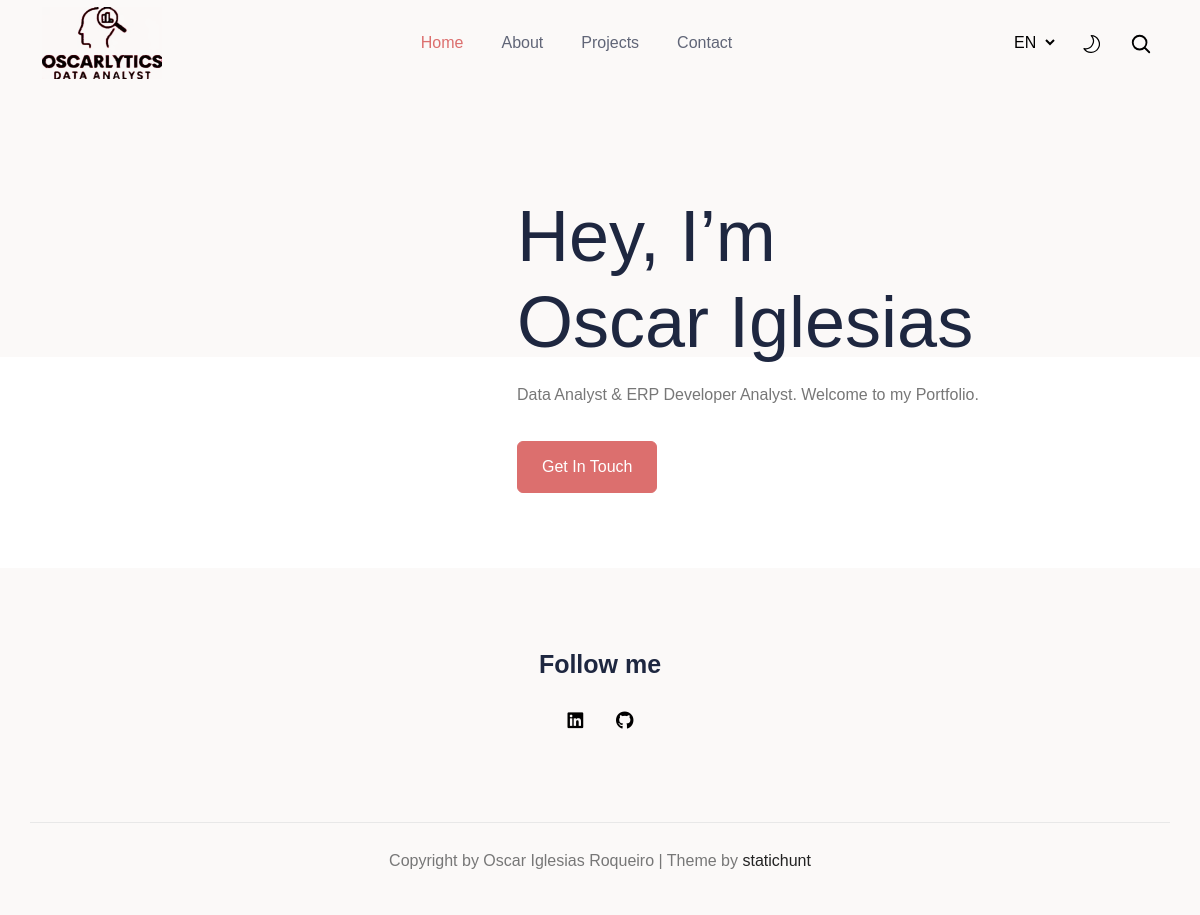
The app's page /index/ with its own data.
### portfolio/models.py (models this page shows, shortened)
class Content(db.Model):
    __tablename__ = 'portfolio_content'
    id = db.Column(db.Integer, primary_key=True)
    template = db.Column(db.String(20), index=True)
    variable = db.Column(db.String(20), index=True)
    languageid = db.Column(db.Integer, db.ForeignKey('languages.id', name='fk_languageid'))
    value = db.Column(db.String(250))
    link = db.Column(db.String(150))
    def get_value(tem, lang, var) -> dict:
        langid = Languages.query.filter(Languages.language == lang).first().id
        cont = Content.query.filter(Content.template == tem, Content.languageid == langid,
                                    Content.variable == var).first()
        if cont:
            d = dict()
            d['value'] = cont.value
            d['link'] = cont.link
        return d

### portfolio/routes.py (the view)
@portfolio.route('/')
@portfolio.route('/index/')
@portfolio.route('/<lang>/index/')
def index(lang=None):
    if lang is None:
        lang = 'en'  # Set a default language if lang is not provided
    menu_home = Content.get_value('',lang,'menu_home')['value']
    menu_about = Content.get_value('',lang,'menu_about')['value']
    menu_contact = Content.get_value('',lang,'menu_contact')['value']
    menu_projects = Content.get_value('',lang,'menu_projects')['value']
    get_touch = Content.get_value('',lang,'get_touch')['value']
    foot = Content.get_value('',lang,'foot')['value']
    if lang == 'en':
        hello = "Hey, I’m"
        name = 'Oscar Iglesias'
        subtitle = 'Data Analyst & ERP Developer Analyst. Welcome to my Portfolio.'
    elif lang == 'es':
        hello = 'Hola, soy'
        name = 'Oscar Iglesias'
        subtitle = 'Analista de Datos & Analista Desarrollador de ERP. Bienvenid@ a mi Portfolio.'
    return render_template('index.html', lang=lang, languages=languages,
                           menu_home=menu_home, menu_about=menu_about,
                           menu_contact=menu_contact, menu_projects=menu_projects,
                           hello=hello, name=name, subtitle=subtitle, get_touch=get_touch,
                           foot=foot)

### portfolio/templates/index.html
{% extends 'base.html' %}
{% block content %}
    <div class="row align-items-center justify-content-center text-center text-lg-start gy-5">
      <div class="col-9 col-sm-8 col-md-6 col-lg-5 col-xxl-5">
        <div class="pe-lg-4 pe-xl-5">
          <picture>
            <source  srcset="{{ url_for('static', filename='img/Foto Oscar Iglesias 545x.webp') }}"  media="(max-width: 575px)">
            <source  srcset="{{ url_for('static', filename='img/Foto Oscar Iglesias 600x.webp') }}"  media="(max-width: 767px)">
            <source  srcset="{{ url_for('static', filename='img/Foto Oscar Iglesias 700x.webp') }}"  media="(max-width: 991px)">
            <source  srcset="{{ url_for('static', filename='img/Foto Oscar Iglesias 1110x.webp') }}" >
            <img  loading="lazy" decoding="async" src="{{ url_for('static', filename='img/Foto Oscar Iglesias 1110x.jpg') }}" class="rounded-4" width="964" height="1000">
          </picture>
        </div>
      </div>
      <div class="col-11 col-lg-7 col-xxl-5">
        <h1 class="display-2 mb-3">{{ hello }}<br/>{{ name }}</h1>
        <p class="mb-4 pb-2">{{ subtitle }}</p>
        <a href="{{ url_for('contact', _external=True, lang=lang) }}" class="btn btn-primary">{% block get_touch %}{{get_touch}}{% endblock %}</a>
      </div>
    </div>
{% endblock %}

### portfolio/templates/base.html (shortened to what this page needs)
<!DOCTYPE html>
<html lang="en-us" itemscope itemtype="http://schema.org/WebPage">
<head>
  <link rel="stylesheet" type="text/css" href="{{ url_for('static', filename='css/style.css') }}">
</head>
<body >
  <header class="sticky-top bg-body navigation">
    <div class="container">
      <nav class="navbar navbar-expand-lg navbar-light flex-lg-nowrap py-0">
        <a class="navbar-brand" href="{{ url_for('index', _external=True, lang=lang) }}">
          <img loading="preload" decoding="async" class="img-fluid mb-0 only-light" width="120" height="85" src="{{ url_for('static', filename='img/Logo_black_Oscarlytics_240x.webp') }}" alt="Oscarlytics" onerror="this.onerror=null;this.src='{{ url_for("static", filename="img/Logo_black_Oscarlytics_120x.png") }}'">
        </a>
        <div class="collapse navbar-collapse text-center" id="navigation">
          <ul class="navbar-nav mx-auto">
            <li class="nav-item active">
              <a class="nav-link"
                href="{{ url_for('index', _external=True, lang=lang) }}">{{ menu_home }}</a>
            </li>
              <li class="nav-item ">
              <a class="nav-link"
                href="{{ url_for('about', _external=True, lang=lang) }}">{{ menu_about }}</a>
            </li>
            <li class="nav-item ">
              <a class="nav-link"
                href="{{ url_for('projects', _external=True, lang=lang) }}">{{ menu_projects }}</a>
            </li>
            <li class="nav-item ">
              <a class="nav-link"
                href="{{ url_for('contact', _external=True, lang=lang) }}">{{ menu_contact }}</a>
            </li>
          </ul>
          <select class="m-2 me-0 border-0 bg-transparent select-language d-none d-lg-inline-block" id="select-language" onchange="location = this.value;">
            {% for language in languages %}
              <option id="{{ language }}" value="{{ url_for(request.endpoint, _external=True, lang=language) }}" {% if lang == language %}selected{% endif %}>{{ language.upper() }}</option>
            {% endfor %}
          </select>
          <div class="theme-switcher px-3 px-lg-4 d-none d-lg-inline-block">
          </div>
          <div class="search d-none d-lg-inline-block">
            <button aria-label="search" class="searchOpen search-btn">
              <svg xmlns="http://www.w3.org/2000/svg" fill="none" viewBox="0 0 24 24" height="22" width="22" stroke-width="2" stroke="currentColor">
                <path stroke-linecap="round" stroke-linejoin="round" d="M21 21l-5.197-5.197m0 0A7.5 7.5 0 105.196 5.196a7.5 7.5 0 0010.607 10.607z" />
              </svg>
            </button>
          </div>
        </div>
      </nav>
  </div>
  </header>
	<main>
    <section class="banner bg-white section pb-5">
      <div class="container">
        {% block content %}{% endblock%}
      </div>
    </section>
	</main>
	<footer class="text-center footer">
    <div class="container">
      <div class="row section">
        <div class="col-12">
          <h4 class="fw-semibold">{% block foot %}{{foot}}{% endblock%}</h4>
            <ul class="list-inline social-links">
              <li class="list-inline-item"><a href="https://www.linkedin.com/in/oscar-iglesias-roqueiro/" title=""><i class="fab fa-linkedin"></i></a>
              </li>
              <li class="list-inline-item"><a href="https://github.com/oiroqueiro" title=""><i class="fab fa-github"></i></a>
              </li>
            </ul>
        </div>
      </div>
      <div class="row">
        <div class="col-12 border-top py-4">
          <p>Copyright by Oscar Iglesias Roqueiro  | Theme by <a target="_blank" rel="noopener noreferrer" href="https://statichunt.com/">statichunt</a></p>
        </div>
      </div>
    </div>
  </footer>
  </body>
</html>

### records on screen
Content: value "Home"
Content: value "About"
Content: value "Projects"
Content: value "Contact"
Content: value "Get In Touch"
Content: value "Follow me"

### other values on screen
{{ hello }} "Hey, I’m"
{{ name }} "Oscar Iglesias"
{{ subtitle }} "Data Analyst & ERP Developer Analyst. Welcome to my Portfolio."
form field value "EN"
